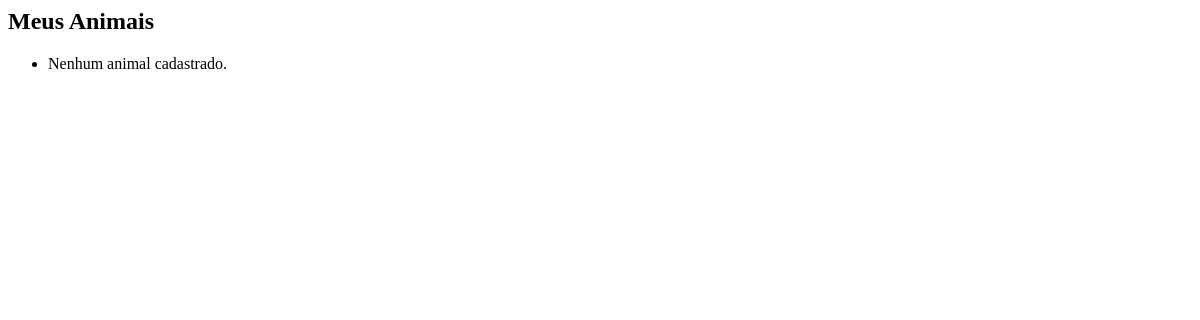
The page /animais/ (signed in) on the database as committed earlier.
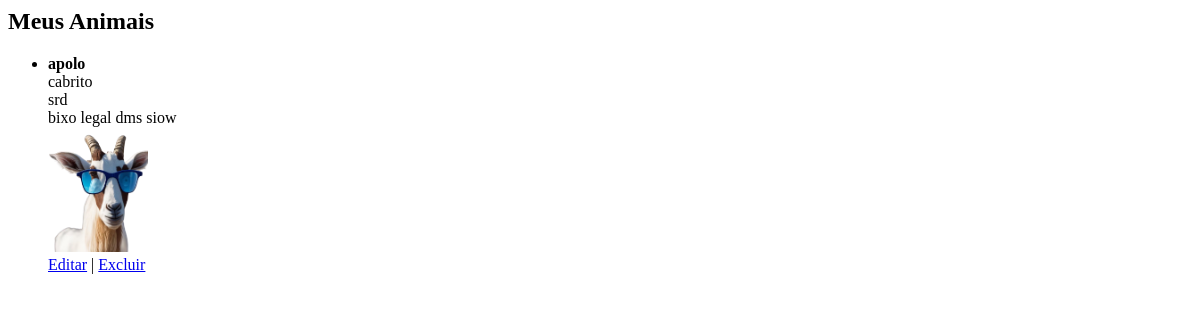
The same page on the database as committed later.
### Miaudota/models.py (models this page shows, shortened)
class Animal(models.Model):
    SEXO_CHOICES = (
        ('M', 'Macho'),
        ('F', 'Fêmea'),
    )
    nome = models.CharField(max_length=100)
    especie = models.CharField(max_length=50)
    raca = models.CharField(max_length=50)
    idade = models.PositiveSmallIntegerField()
    sexo = models.CharField(max_length=1 , choices=SEXO_CHOICES)
    descricao = models.TextField()
    foto = models.ImageField(upload_to='animais/')
    disponivel = models.BooleanField(default=True)
    ong = models.ForeignKey(Ong, on_delete=models.CASCADE)

### Miaudota/views.py (the view)
# urls.py: path('animais/', views.lista_animais, name='lista_animais'),
@login_required
def lista_animais(request):
    if not checar_ong(request.user):
        raise PermissionDenied
    ong = Ong.objects.get(user=request.user)
    animais = Animal.objects.filter(ong=ong)
    return render(request, 'html/animais/lista.html',{'animais':animais})

### Miaudota/views.py (called while the page is built)
def checar_ong(user):
    return user.groups.filter(name='ong').exists()

### Miaudota/templates/html/animais/lista.html
<h2>Meus Animais</h2>
<ul>
  {% for animal in animais %}
  <li>
    <strong>{{ animal.nome }}</strong> <br>{{ animal.especie }}<br> {{ animal.raca }}<br> {{ animal.descricao }}<br>
    <img src="{{ animal.foto.url }}" width="100"><br>
    <a href="{% url 'editar_animal' animal.id %}">Editar</a> |
    <a href="{% url 'excluir_animal' animal.id %}">Excluir</a>
  </li>
  {% empty %}
  <li>Nenhum animal cadastrado.</li>
  {% endfor %}
</ul>

Rows that differ between the two databases and show on the page:
added Animal: nome "apolo", especie "cabrito", raca "srd", descricao "bixo legal dms siow", foto (picture)
Other text that changed with them:
text no longer shown: "Nenhum animal cadastrado."
